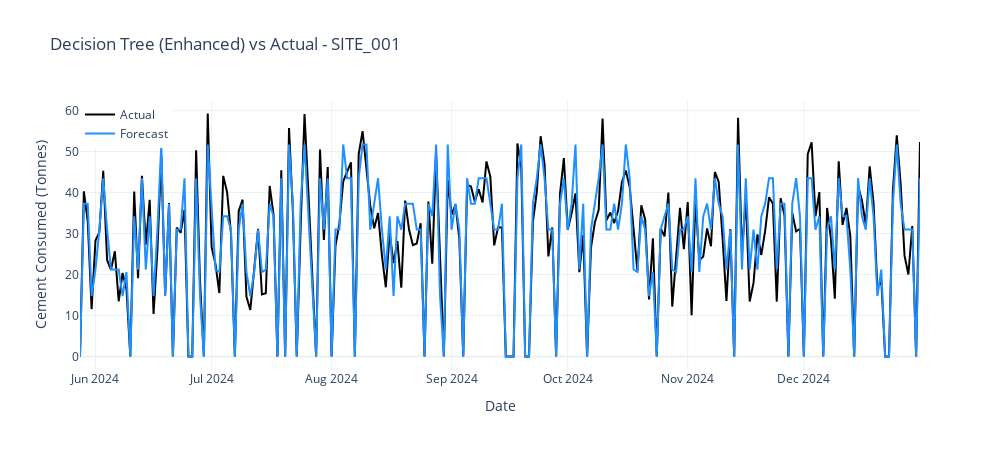

This figure's notebook cell:
### Code cell
# Visualizing Enhanced Decision Tree Forecast vs Actual
import plotly.graph_objects as go

fig = go.Figure()

# Actual values
fig.add_trace(go.Scatter(
    x=y_test.index, 
    y=y_test, 
    mode="lines", 
    name="Actual", 
    line=dict(color="black")
))

# Forecast values
fig.add_trace(go.Scatter(
    x=y_test.index, 
    y=dt_forecast, 
    mode="lines", 
    name="Forecast", 
    line=dict(color="dodgerblue")
))

# Layout
fig.update_layout(
    title=f"Decision Tree (Enhanced) vs Actual - {site_id}",
    xaxis_title="Date",
    yaxis_title="Cement Consumed (Tonnes)",
    legend=dict(x=0, y=1),
    template="plotly_white",
    width=1000,
    height=450
)

fig.show()

### Figure 1 — Plotly figure (JSON) as saved in the notebook; plotly's stock layout.template omitted (floating-point values rounded to 4 significant figures; data arrays with more than 128 entries replaced by an {"elided": "..."} marker saying what was removed)
{"data": [{"line": {"color": "black"}, "mode": "lines", "name": "Actual", "type": "scatter", "x": {"elided": "218 str values"}, "y": {"elided": "218 float values"}}, {"line": {"color": "dodgerblue"}, "mode": "lines", "name": "Forecast", "type": "scatter", "x": {"elided": "218 str values"}, "y": {"elided": "218 float values"}}], "layout": {"height": 450, "legend": {"x": 0, "y": 1}, "title": {"text": "Decision Tree (Enhanced) vs Actual - SITE_001"}, "width": 1000, "xaxis": {"title": {"text": "Date"}}, "yaxis": {"title": {"text": "Cement Consumed (Tonnes)"}}}}
